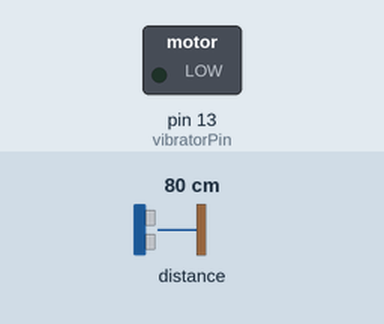
Recording of a sketch running on a simulated Arduino Uno, built with avr-gcc and run on an emulated ATmega328P. Shown: switched loads named in the sketch (green lamp = pin HIGH). Inputs (shaded band) come from the test bench; at power-on: distance to the obstacle 80 cm.

Above: at 1.2 s.
1.3 s: distance to the obstacle set to 48 cm
2.8 s: distance to the obstacle set to 41 cm
At 4.0 s:
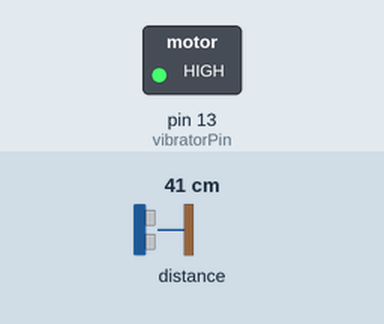
4.3 s: distance to the obstacle set to 60 cm
At 5.1 s:
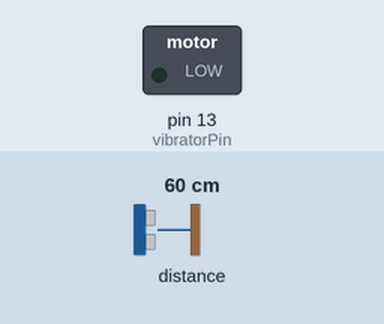
5.8 s: distance to the obstacle set to 2 cm
At 6.1 s:
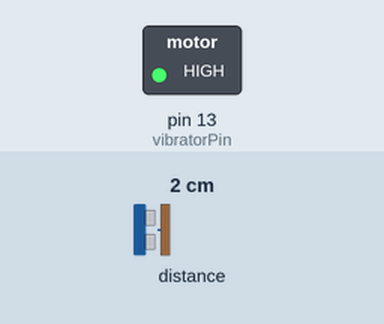
Timing chart, 0 to 8.3 s (numbered marks = the images above; inputs shaded):
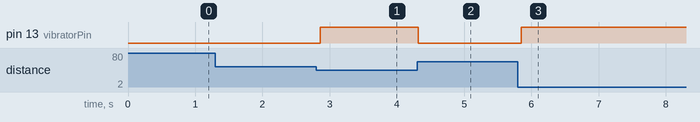

Measured:
- the behaviour switches between 45 and 44 cm on distance to the obstacle (found by bisection; images 0 and 1)
- after the input at 1.3 s, every drawn part: stays the same
- after the input at 2.8 s, pin 13 (vibratorPin): LOW → HIGH after 0.06 s
- after the input at 4.3 s, pin 13 (vibratorPin): HIGH → LOW at once
- after the input at 5.8 s, pin 13 (vibratorPin): LOW → HIGH after 0.05 s

The sketch:

obstacleDetectorForBlind.ino
```cpp
/*
    Project : Obstacle Detector for Blind/Visually Impaired People
    by Cybernetics Robo Academy
    https://www.cyberneticsroboacademy.com
    Credit : Syed Razwanul Haque(Nabil), CTO, Cybernetics Robo Academy
    nabil@cruxbd.com
    Orpon Chanda and Nihal , Student, Cybernetics Robo Academy
    Cybernetics Robo Academy is a Institute under Cybernetics Robo Limited
    Library Used : https://github.com/pololu/vl53l0x-arduino
  The range readings are in units of mm. */
int vibratorPin = 13;

#include <Wire.h>
#include <VL53L0X.h>

VL53L0X sensor;

void setup()
{
  Wire.begin();
  pinMode(vibratorPin, OUTPUT);
  sensor.init();
  sensor.setTimeout(2000);

  // Start continuous back-to-back mode (take readings as
  // fast as possible).  To use continuous timed mode
  // instead, provide a desired inter-measurement period in
  // ms (e.g. sensor.startContinuous(100)).
  sensor.startContinuous();
}

void loop()
{
  int val = sensor.readRangeContinuousMillimeters();
  Serial.print(val);
  if (sensor.timeoutOccurred()) {
    Serial.print(" TIMEOUT");
  }
  else if (sensor.readRangeContinuousMillimeters() < 450) {
    digitalWrite(vibratorPin, HIGH);
  }

  else {
    digitalWrite(vibratorPin, LOW);
  }
}
```
